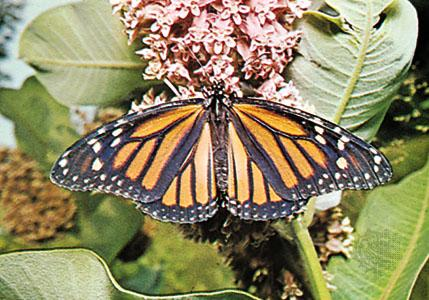
%> input picture Dataset/images/001_0009.jpg, 429 x 300 px
$ octave --eval "result = getPreprocessedImage(imread('Dataset/images/001_0009.jpg'));"   (GNU Octave 9; MATLAB toolbox functions it lacks are replaced by stand-ins)
%> lines starting %> are read from the running program, lines starting %| are printed output that depends on the picture; in (x1, y1, x2, y2) boxes, pixels count from 0 and x2, y2 are one past the last pixel; in counts of white or black regions, pixels touching at a corner belong together; the program's own positions count from 1
function [Img_preprocessed, img_mask]  = getPreprocessedImage(img)

%getPreprocessedImage function does preparation of an image for following
%feature extraction. As input it takes the 3-dimensional array of image,
%as output it gives two images: first is preprocessed image (which contain
%normally oriented, cropped and colour corrected picture of butterfly) and
%second is binary mask the same size (which contain black values for background and white for butterfly shape)


%% create binary mask
img_mask = zeros (size (img,1 ), size (img,2));

for i=1 :size (img,1 )
    for j=1 :size (img,2 )
        if(img(i,j,1)==0 && img(i,j,2)==0 && img(i,j,3)==0)
            img_mask(i,j)=0;
        else
            img_mask(i,j)=255;
        end
    end
end
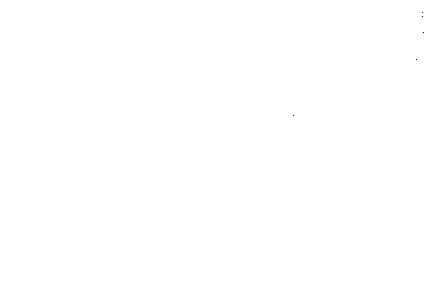
%> img_mask: size 300x429 double; 100% white; black in thin lines or dots, all inside (x1, y1, x2, y2) = (293, 12, 424, 116)

img_mask = imerode(img_mask, strel('diamond', 10));
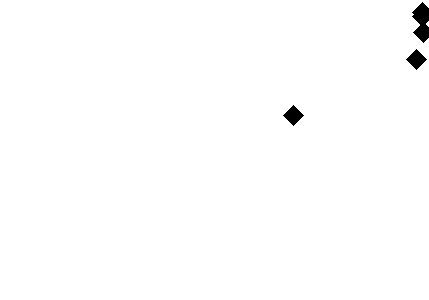
%> img_mask: size 300x429 double; 99.3% white; 3 black regions, box (x1, y1, x2, y2) and area: (412, 2, 429, 43) 453, (406, 49, 427, 70) 221, (283, 105, 304, 126) 221

%% section 1 "rotation"
% find row or col has long distance

[row_1, col_1] = size(img_mask); %width and high of the image
%> row_1 = 300; col_1 = 429
row=zeros(row_1,1);
col=zeros(col_1,1);

for i=1:row_1
    [rowt, colt]=find( img_mask(i,:));
    row(i,1)=length(rowt);
end
%> after the loop, row = 300 values, max 429 at index 1, min 408 at index 60, mean 426
for i=1:col_1
    [rowt, colt]=find( img_mask(:,i));
    col(i,1)=length(colt);
end
%> after the loop, col = 429 values, max 300 at index 1, min 251 at index 421, mean 297.9
row_l=max(row(:));
%> row_l = 429
col_l=max(col(:));
%> col_l = 300

% find max col and its correspod row
if row_l>col_l
    [row, col]=find( img_mask);
%> row = 127805 values from 1 to 300; col = 127805 values from 1 to 429
    [col_max, p_max]=max(col);
%> col_max = 429; p_max = 127530
    [col_min, p_min]=min(col);
%> col_min = 1; p_min = 1
    row_max=row(p_max);
%> row_max = 1
    row_min=row(p_min);
%> row_min = 1
else
    [row, col]=find( img_mask);
    [row_max, p_max]=max(row);
    [row_min, p_min]=min(row);
    col_max=col(p_max);
    col_min=col(p_min);
end

% calculate angle
angle = atan((row_max-row_min)/(col_max-col_min));
%> angle = 0
angle_d = rad2deg(angle);
%> angle_d = 0

% rotate
Img_preprocessed = imrotate(img,angle_d);
%> Img_preprocessed is the input picture: size 300x429x3 uint8; mean R, G, B 143.7, 136.9, 100.8
img_mask = imrotate(img_mask, angle_d);

%%  section 2 "crop"

rp = regionprops(img_mask, 'BoundingBox', 'Area');

area = [rp.Area].';
%> area = 255 values from 0 to 127805
[~,ind] = max(area);
%> ind = 255
bb = rp(ind).BoundingBox;
%> bb = [0.5 0.5 429 300]

img_mask = imcrop (img_mask, bb );
Img_preprocessed = imcrop (Img_preprocessed, bb);

%% section 3 "contrast & saturation"
saturation_index = 1.2; %set saturation multiplicator

img_hsv = rgb2hsv (Img_preprocessed);
%> img_hsv: size 300x429x3 double; mean H, S, V 0.246, 0.382, 0.591

img_hsv(:,:,3) = imadjust(img_hsv(:,:,3),[0.13 0.9],[]);
%> img_hsv: size 300x429x3 double; mean H, S, V 0.246, 0.382, 0.591
img_hsv(:,:,2) = img_hsv(:,:,2).*saturation_index;
%> img_hsv: size 300x429x3 double; mean H, S, V 0.246, 0.458, 0.591

Img_preprocessed = hsv2rgb(img_hsv);
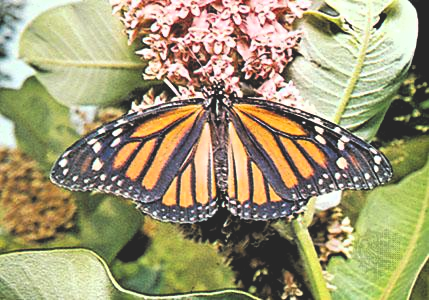
%> Img_preprocessed: size 300x429x3 double; mean R, G, B 0.561, 0.53, 0.361; drawn with min black and max white

end
